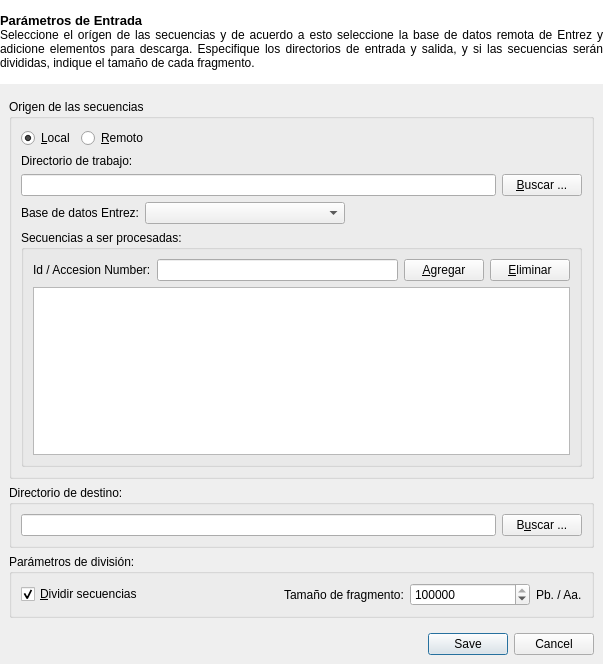
<?xml version="1.0" encoding="UTF-8"?>
<ui version="4.0">
 <class>PreprocessingScriptParametersForm</class>
 <widget class="QDialog" name="PreprocessingScriptParametersForm">
  <property name="geometry">
   <rect>
    <x>0</x>
    <y>0</y>
    <width>603</width>
    <height>664</height>
   </rect>
  </property>
  <property name="minimumSize">
   <size>
    <width>500</width>
    <height>300</height>
   </size>
  </property>
  <property name="windowTitle">
   <string>Script de preprecesamiento de secuencias</string>
  </property>
  <property name="windowIcon">
   <iconset resource="../../resources/resources.qrc">
    <normaloff>:/icons/preprocess_script.png</normaloff>:/icons/preprocess_script.png</iconset>
  </property>
  <layout class="QGridLayout" name="gridLayout">
   <property name="margin">
    <number>0</number>
   </property>
   <item row="0" column="0">
    <widget class="QLabel" name="instructionsLabel">
     <property name="minimumSize">
      <size>
       <width>0</width>
       <height>84</height>
      </size>
     </property>
     <property name="styleSheet">
      <string notr="true">QFrame {background-color: white;}</string>
     </property>
     <property name="text">
      <string>&lt;!DOCTYPE HTML PUBLIC &quot;-//W3C//DTD HTML 4.0//EN&quot; &quot;http://www.w3.org/TR/REC-html40/strict.dtd&quot;&gt;
&lt;html&gt;&lt;head&gt;&lt;meta name=&quot;qrichtext&quot; content=&quot;1&quot; /&gt;&lt;style type=&quot;text/css&quot;&gt;
p, li { white-space: pre-wrap; }
&lt;/style&gt;&lt;/head&gt;&lt;body style=&quot; font-family:'Sans Serif'; font-size:10pt; font-weight:400; font-style:normal;&quot;&gt;
&lt;p style=&quot; margin-top:0px; margin-bottom:0px; margin-left:0px; margin-right:0px; -qt-block-indent:0; text-indent:0px;&quot;&gt;&lt;span style=&quot; font-family:'Sans'; font-weight:600;&quot;&gt;Parámetros de Entrada&lt;/span&gt;&lt;/p&gt;
&lt;p style=&quot; margin-top:0px; margin-bottom:0px; margin-left:0px; margin-right:0px; -qt-block-indent:0; text-indent:0px;&quot;&gt;&lt;span style=&quot; font-family:'Sans'; font-size:9pt;&quot;&gt;Seleccione el orígen de las secuencias y de acuerdo a esto seleccione la base de datos remota de Entrez y adicione elementos para descarga. Especifique los directorios de entrada y salida, y si las secuencias serán divididas, indique el tamaño de cada fragmento.&lt;/span&gt;&lt;/p&gt;&lt;/body&gt;&lt;/html&gt;</string>
     </property>
     <property name="alignment">
      <set>Qt::AlignJustify|Qt::AlignVCenter</set>
     </property>
     <property name="wordWrap">
      <bool>true</bool>
     </property>
     <property name="margin">
      <number>9</number>
     </property>
    </widget>
   </item>
   <item row="1" column="0">
    <layout class="QGridLayout" name="gridLayout_16">
     <property name="margin">
      <number>9</number>
     </property>
     <item row="0" column="0">
      <widget class="QGroupBox" name="groupBox_4">
       <property name="minimumSize">
        <size>
         <width>0</width>
         <height>300</height>
        </size>
       </property>
       <property name="title">
        <string>Origen de las secuencias</string>
       </property>
       <layout class="QGridLayout" name="gridLayout_15">
        <item row="0" column="0">
         <layout class="QHBoxLayout" name="horizontalLayout">
          <item>
           <widget class="QRadioButton" name="localRadioButton">
            <property name="text">
             <string>&amp;Local</string>
            </property>
            <property name="checked">
             <bool>true</bool>
            </property>
           </widget>
          </item>
          <item>
           <widget class="QRadioButton" name="remoteRadioButton">
            <property name="text">
             <string>&amp;Remoto</string>
            </property>
           </widget>
          </item>
          <item>
           <spacer name="horizontalSpacer_3">
            <property name="orientation">
             <enum>Qt::Horizontal</enum>
            </property>
            <property name="sizeHint" stdset="0">
             <size>
              <width>40</width>
              <height>20</height>
             </size>
            </property>
           </spacer>
          </item>
         </layout>
        </item>
        <item row="1" column="0">
         <layout class="QGridLayout" name="gridLayout_12">
          <item row="0" column="0">
           <widget class="QLabel" name="inputDirectoryLabel">
            <property name="text">
             <string>Directorio de trabajo:</string>
            </property>
           </widget>
          </item>
          <item row="1" column="0">
           <widget class="QLineEdit" name="inputDirectoryLineEdit">
            <property name="toolTip">
             <string/>
            </property>
           </widget>
          </item>
          <item row="1" column="1">
           <widget class="QPushButton" name="findInputDirPushButton">
            <property name="text">
             <string>&amp;Buscar ...</string>
            </property>
           </widget>
          </item>
         </layout>
        </item>
        <item row="2" column="0">
         <layout class="QGridLayout" name="gridLayout_2" columnstretch="0,0,0">
          <item row="0" column="0">
           <widget class="QLabel" name="dataBaseLabel">
            <property name="enabled">
             <bool>true</bool>
            </property>
            <property name="text">
             <string>Base de datos Entrez:</string>
            </property>
           </widget>
          </item>
          <item row="0" column="1">
           <widget class="QComboBox" name="dataBaseComboBox">
            <property name="minimumSize">
             <size>
              <width>200</width>
              <height>0</height>
             </size>
            </property>
           </widget>
          </item>
          <item row="0" column="2">
           <spacer name="horizontalSpacer_5">
            <property name="orientation">
             <enum>Qt::Horizontal</enum>
            </property>
            <property name="sizeHint" stdset="0">
             <size>
              <width>120</width>
              <height>20</height>
             </size>
            </property>
           </spacer>
          </item>
         </layout>
        </item>
        <item row="3" column="0">
         <widget class="QGroupBox" name="sequenceGroupBox">
          <property name="minimumSize">
           <size>
            <width>512</width>
            <height>200</height>
           </size>
          </property>
          <property name="title">
           <string>Secuencias a ser procesadas:</string>
          </property>
          <layout class="QGridLayout" name="gridLayout_13">
           <item row="0" column="0">
            <layout class="QGridLayout" name="gridLayout_14">
             <item row="0" column="0">
              <widget class="QLabel" name="idSequenceLabel">
               <property name="text">
                <string>Id / Accesion Number:</string>
               </property>
              </widget>
             </item>
             <item row="0" column="2">
              <widget class="QPushButton" name="addSequencePushButton">
               <property name="text">
                <string>&amp;Agregar</string>
               </property>
              </widget>
             </item>
             <item row="0" column="1">
              <widget class="QLineEdit" name="sequenceIdLineEdit"/>
             </item>
             <item row="0" column="3">
              <widget class="QPushButton" name="removeSequencePushButton">
               <property name="text">
                <string>&amp;Eliminar</string>
               </property>
              </widget>
             </item>
            </layout>
           </item>
           <item row="1" column="0">
            <widget class="QTableWidget" name="sequenceTable">
             <property name="minimumSize">
              <size>
               <width>300</width>
               <height>120</height>
              </size>
             </property>
             <property name="selectionMode">
              <enum>QAbstractItemView::SingleSelection</enum>
             </property>
             <property name="selectionBehavior">
              <enum>QAbstractItemView::SelectRows</enum>
             </property>
             <attribute name="horizontalHeaderStretchLastSection">
              <bool>true</bool>
             </attribute>
             <attribute name="verticalHeaderDefaultSectionSize">
              <number>24</number>
             </attribute>
             <attribute name="verticalHeaderStretchLastSection">
              <bool>false</bool>
             </attribute>
            </widget>
           </item>
          </layout>
         </widget>
        </item>
       </layout>
      </widget>
     </item>
     <item row="1" column="0">
      <widget class="QGroupBox" name="groupBox_3">
       <property name="minimumSize">
        <size>
         <width>0</width>
         <height>0</height>
        </size>
       </property>
       <property name="title">
        <string>Directorio de destino:</string>
       </property>
       <layout class="QGridLayout" name="gridLayout_11">
        <item row="1" column="0">
         <layout class="QGridLayout" name="gridLayout_5">
          <item row="0" column="0">
           <widget class="QLineEdit" name="outputDirectoryLineEdit"/>
          </item>
          <item row="0" column="1">
           <widget class="QPushButton" name="findOutputDirPushButton">
            <property name="text">
             <string>B&amp;uscar ...</string>
            </property>
           </widget>
          </item>
         </layout>
        </item>
       </layout>
      </widget>
     </item>
     <item row="2" column="0">
      <widget class="QGroupBox" name="splitParametersGroup">
       <property name="minimumSize">
        <size>
         <width>0</width>
         <height>0</height>
        </size>
       </property>
       <property name="title">
        <string>Parámetros de división:</string>
       </property>
       <layout class="QGridLayout" name="gridLayout_3">
        <item row="0" column="0">
         <layout class="QGridLayout" name="gridLayout_4">
          <item row="0" column="0">
           <widget class="QCheckBox" name="fragmentCheckBox">
            <property name="text">
             <string>&amp;Dividir secuencias</string>
            </property>
            <property name="checked">
             <bool>true</bool>
            </property>
           </widget>
          </item>
          <item row="0" column="2">
           <widget class="QLabel" name="fragmentSizeLabel">
            <property name="text">
             <string>Tamaño de fragmento:</string>
            </property>
           </widget>
          </item>
          <item row="0" column="4">
           <widget class="QLabel" name="fragmentUnitsLabel">
            <property name="sizePolicy">
             <sizepolicy hsizetype="Preferred" vsizetype="Preferred">
              <horstretch>0</horstretch>
              <verstretch>0</verstretch>
             </sizepolicy>
            </property>
            <property name="text">
             <string>Pb. / Aa.</string>
            </property>
           </widget>
          </item>
          <item row="0" column="1">
           <spacer name="horizontalSpacer_2">
            <property name="orientation">
             <enum>Qt::Horizontal</enum>
            </property>
            <property name="sizeHint" stdset="0">
             <size>
              <width>40</width>
              <height>20</height>
             </size>
            </property>
           </spacer>
          </item>
          <item row="0" column="3">
           <widget class="QSpinBox" name="fragmentSizeSpinBox">
            <property name="minimumSize">
             <size>
              <width>120</width>
              <height>0</height>
             </size>
            </property>
            <property name="minimum">
             <number>10</number>
            </property>
            <property name="maximum">
             <number>99000000</number>
            </property>
            <property name="singleStep">
             <number>100000</number>
            </property>
            <property name="value">
             <number>100000</number>
            </property>
           </widget>
          </item>
         </layout>
        </item>
       </layout>
      </widget>
     </item>
     <item row="3" column="0">
      <layout class="QHBoxLayout" name="horizontalLayout_2">
       <property name="topMargin">
        <number>9</number>
       </property>
       <item>
        <spacer name="horizontalSpacer">
         <property name="orientation">
          <enum>Qt::Horizontal</enum>
         </property>
         <property name="sizeHint" stdset="0">
          <size>
           <width>258</width>
           <height>20</height>
          </size>
         </property>
        </spacer>
       </item>
       <item>
        <widget class="QDialogButtonBox" name="buttonBox">
         <property name="orientation">
          <enum>Qt::Horizontal</enum>
         </property>
         <property name="standardButtons">
          <set>QDialogButtonBox::Cancel|QDialogButtonBox::Save</set>
         </property>
        </widget>
       </item>
      </layout>
     </item>
    </layout>
   </item>
  </layout>
 </widget>
 <resources>
  <include location="../../resources/resources.qrc"/>
 </resources>
 <connections>
  <connection>
   <sender>buttonBox</sender>
   <signal>rejected()</signal>
   <receiver>PreprocessingScriptParametersForm</receiver>
   <slot>reject()</slot>
   <hints>
    <hint type="sourcelabel">
     <x>475</x>
     <y>658</y>
    </hint>
    <hint type="destinationlabel">
     <x>81</x>
     <y>642</y>
    </hint>
   </hints>
  </connection>
  <connection>
   <sender>buttonBox</sender>
   <signal>accepted()</signal>
   <receiver>PreprocessingScriptParametersForm</receiver>
   <slot>accept()</slot>
   <hints>
    <hint type="sourcelabel">
     <x>553</x>
     <y>657</y>
    </hint>
    <hint type="destinationlabel">
     <x>183</x>
     <y>658</y>
    </hint>
   </hints>
  </connection>
 </connections>
</ui>
